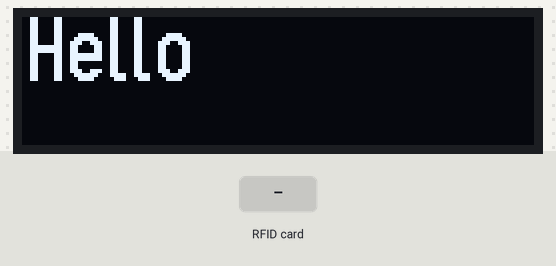
Bench run of a sketch on a simulated Arduino Uno, built with avr-gcc and run on an emulated ATmega328P. On the bench: 128×32 one-colour display. Inputs (shaded band) come from the test bench. What the sketch prints to the serial monitor is not drawn.

Above: at 0.1 s.
3.4 s: RFID card 5E 7A 19 C4 held to the reader
Timing chart, 0 to 6.4 s (numbered marks = the images above; inputs shaded):
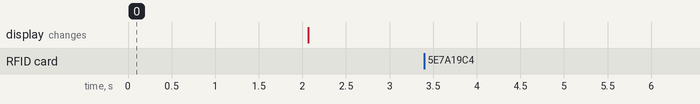

Measured:
- after the input at 3.4 s, every drawn part: stays the same

The sketch:

ReadRFID_UUID_OLED.ino
```cpp
#include "Commlib.h"
#include "OledLib.h"
#include "RFIDLib.h"

void setup()
{
  Serial.begin(9600);     // 啟動序列埠，設置傳輸速率為 9600 bps
  while (!Serial);        // 如果序列埠尚未開啟（如 ATMEGA32U4 架構），則持續等待
  initOLED() ;  //啟動OLED顯示器，並檢查是否成功啟動。
   _clearBuffer();   //清除之前畫圖等記憶體
   _setFont(u8g2_font_logisoso16_tf);  //設定字形
   _updateBuffer();    //更新oled畫面
  initRFID() ;//初始化RFID感測器函式
}

void loop()
{
  String tmp = "";  // 暫存用的變數，用來保存轉換後的 UID 數值
  String uidStr = "" ;// 暫存用的變數，用來保存轉換後的 UID 數值
  if (checkNewCard())//偵測新卡片讀入
  {
      return ;
  }
   if (checkReadRFIDSuccess())  //嘗試讀取卡片序列號（UID）是否成功
  {
      return ;
  }

  // 使用自訂函式 UUIDString()，輸出RFID Tag 常見的10位數字以內的卡值
  tmp = readRFIDUUID() ; //建立讀取RFID UUID卡號函式

  uidStr=readRFIDUUIDString() ;//建立讀取RFID UUID卡號函式(Byte內容字串回傳)

  // 輸出 UID 字串（十六進位格式）
  Serial.println(uidStr);

  // 輸出 UID 整數（十進位格式）
  Serial.println(tmp);

  PrintCardonOLED(tmp) ;  //顯示卡號在Oled上
  _updateBuffer();    //更新oled畫面
  delay(300); // 延遲 300 毫秒，避免過於頻繁的讀取
}
```

Commlib.h
```cpp
#define _Debug 1 // 除錯模式開啟 (1: 開啟, 0: 關閉)
#include <String.h> // 引入處理字串的函數庫

#define IOon HIGH
#define IOoff LOW


// 除錯訊息輸出函數 (不換行)
void DebugMsg(String msg)// 除錯訊息輸出函數 (不換行)
{
    if (_Debug != 0)  //除錯訊息(啟動)
    {
        Serial.print(msg) ; // 顯示訊息:msg變數內容
    }
}

// 除錯訊息輸出函數 (換行)
void DebugMsgln(String msg)// 除錯訊息輸出函數 (換行)
{
    if (_Debug != 0)  //除錯訊息(啟動)
    {
        Serial.println(msg) ; // 顯示訊息:msg變數內容
    }
}

//----------Common Lib
void GPIOControl(int GP,int cmd)  //GPIO 控制輸出高低電位函式
{
  // GP == GPIO 號碼
  //cmd =高電位或低電位 ，cmd =>1 then 高電位， cmd =>0 then 低電位
  if (cmd==1) //cmd=1 ===>GPIO is IOon
  {
      digitalWrite(GP,IOon);
  }
  else if(cmd==0) //cmd=0 ===>GPIO is IOoff
  {
      digitalWrite(GP,IOoff) ;
  }
}


// 計算 num 的 expo 次方
long POW(long num, int expo)
{
  long tmp = 1;  //暫存變數

  if (expo > 0) //次方大於零
  {
    for (int i = 0; i < expo; i++)  //利用迴圈累乘
  {
      tmp = tmp * num;  // 不斷乘以num
    }
    return tmp;   //回傳產生變數
  }
  else
  {
    return tmp;  // 若expo小於或等於0，返回1
  }
}

// 生成指定長度的空格字串
String SPACE(int sp)  //sp為傳入產生空白字串長度
{
  String tmp = "";  //產生空字串
  for (int i = 0; i < sp; i++)  //利用迴圈累加空白字元
  {
    tmp.concat(' ');  // 加入空格
  }
  return tmp; //回傳產生空白字串
}
//
// 將一個 unsigned long（無號長整數）轉換成字串（String）
String ULongtoString(unsigned long ll)
{
  /*
    這個函式的功能是：將一個 unsigned long（無號長整數）轉成 String 物件，
    這樣就能方便用來顯示在序列埠或儲存成字串資料。

    重要概念解釋：
    unsigned long ll:
    這是函式的參數，代表一個 32 位元的無號整數（範圍從 0 到 4,294,967,295）。
    通常這個型別會用來儲存時間（如 millis() 回傳值）或是像 RFID 的 UID。

    char ww[20]:
    C 語言的傳統字串是用「字元陣列」表示。
    這裡我們開一個 20 個字元空間的陣列，來存放轉換出來的數字字串。
    雖然 unsigned long 最多只有 10 位數（如 4294967295），但為保險（也可能加上結尾字元 \0），通常會給多一點空間。

    sprintf(ww, "%lu", ll)：
    sprintf 是一個類似 printf 的函式，它的功能是將數值格式化為字串並寫入陣列。
    %lu 是格式符號，意思是將 unsigned long 轉成十進位表示。
    最後結果會存到 ww 陣列中。

    return String(ww)：
    Arduino 提供的 String 類別可以從 C-style 字串建構出字串物件，方便日後操作。
    這裡將剛剛格式化的數字字串轉換成 String 並回傳。
*/
  // 宣告一個字元陣列（char array）ww，大小為 20，
  // 用來暫存格式化後的字串（這個大小足夠裝下轉換後的長數字）
  char ww[20];

  // 使用 sprintf 函式將 unsigned long ll 的數值格式化為十進位字串，
  // %lu 代表「以 unsigned long 格式印出為十進位」
  sprintf(ww, "%lu", ll);

  // 將格式化後的 C-style 字串（ww）轉換為 Arduino 的 String 物件並回傳
  return String(ww);
}

// 生成指定長度的字元C字串
String genstr(char c,int sp)  //sp為傳入產生空白字串長度
{
  String tmp = "";  //產生空字串
  for (int i = 0; i < sp; i++)  //利用迴圈累加空白字元
  {
    tmp.concat(c);  // 加入空格
  }
  return tmp; //回傳產生空白字串
}


// 轉換數字為指定長度與進位制的字串，並補零
String strzero(long num, int len, int base)
{
  //num 為傳入的數字
  //len為傳入的要回傳字串長度之數字
  // base 幾進位
  String retstring = String("");  //產生空白字串
  int ln = 1; //暫存變數
  int i = 0;  //計數器
  char tmp[10]; //暫存回傳內容變數
  long tmpnum = num;  //目前數字
  int tmpchr = 0; //字元計數器
  char hexcode[] = {'0','1','2','3','4','5','6','7','8','9','A','B','C','D','E','F'};
  //產生字元的對應字串內容陣列
  while (ln <= len) //開始取數字
  {
    tmpchr = (int)(tmpnum % base);  //取得第n個字串的數字內容，如1='1'、15='F'
    tmp[ln - 1] = hexcode[tmpchr];  //根據數字換算對應字串
    ln++;
    tmpnum = (long)(tmpnum / base); // 求剩下數字
  }
  for (i = len - 1; i >= 0; i--)
  {
    retstring.concat(tmp[i]);//連接字串
  }
  return retstring;  //回傳內容
}


// 轉換指定進位制的字串為數值
unsigned long unstrzero(String hexstr, int base)
{
  String chkstring; //暫存字串
  int len = hexstr.length();  // 取得長度
  unsigned int i = 0;
  unsigned int tmp = 0; //取得文字之字串位置變數
  unsigned int tmp1 = 0;  //取得文字之對應字串位置變數
  unsigned long tmpnum = 0; //目前數字
  String hexcode = String("0123456789ABCDEF");   //產生字元的對應字串內容陣列
  for (i = 0; i < len; i++)
  {
    hexstr.toUpperCase(); //先轉成大寫文字
    tmp = hexstr.charAt(i); //取第i個字元
    tmp1 = hexcode.indexOf(tmp);  //根據字元，判斷十進位數字
    tmpnum = tmpnum + tmp1 * POW(base, (len - i - 1));  //計算數字
  }
  return tmpnum;  //回傳內容
}


// 轉換數字為 16 進位字串，若小於 16 則補 0
String print2HEX(int number)
{
  String ttt;   //暫存字串
  if (number >= 0 && number < 16) //判斷是否在區間
  {
    ttt = String("0") + String(number, HEX);  //產生前補零之字串
  }
  else
  {
    ttt = String(number, HEX);//產生字串
  }
  return ttt; //回傳內容
}

// 將 char 陣列轉為字串
String chrtoString(char *p)
{
    String tmp; //暫存字串
    char c; //暫存字元
    int count = 0;  //計數器
    while (count < 100) //100個字元以內
    {
        c = *(p+count); //取得字串之每一個字元內容
        if (c != 0x00)  //是否未結束
        {
            tmp.concat(String(c));  //字元累積到字串
        }
        else
        {
            return tmp; //回傳內容
        }
        count++;  // 計數器加一
    }
     return tmp; //回傳內容
}

// 複製 String 到 char 陣列
void CopyString2Char(String ss, char *p)
{
  if (ss.length() <= 0) //是否為空字串
  {
    *p = 0x00;  //加上字元陣列結束0x00
    return; //結束
  }
  ss.toCharArray(p, ss.length() + 1); //利用字串轉字元命令
}

// 比較兩個 char 陣列是否相同
boolean CharCompare(char *p, char *q)
{
  // *p第一字元陣列的指標 :陣列第一字元的字元指標(用&chararray[0]取得)
  boolean flag = false; //是否結束旗標
  int count = 0;  //計數器
  int nomatch = 0;  //不相同比對計數器
  while (count < 100)  ////是否結束
  {
      if (*(p + count) == 0x00 || *(q + count) == 0x00) //是否結束
          break;  //離開
      if (*(p + count) != *(q + count)) //比較不同
      {
          nomatch++;      //不相同比對計數器累加
      }
      count++;    //計數器累加
  }
  return nomatch == 0;  //回傳是否有不同
}

// 將 double 轉為字串，保留指定小數位數
String Double2Str(double dd, int decn)
{
  //double dd==>傳入之浮點數
  //int decn==>傳入之保留指定小數位數
  int a1 = (int)dd; // 先取整數位數字
  int a3;   //小數點站存變數
  if (decn > 0) //保留指定小數位數大於零
  {
      double a2 = dd - a1;  //取小數位數字
      a3 = (int)(a2 * pow(10, decn)); // 將取得之小數位數字放大10的decn倍
  }
  if (decn > 0) //保留指定小數位數大於零
  {
      return String(a1) + "." + String(a3);
      //將整數位轉乘之文字+小數點+小數點之擴大長度之數字轉換文字==>產生新字串回傳
  }
  else
  {
      return String(a1);//將整數位轉乘之文字==>產生新字串回傳
  }
}
```

OledLib.h
```cpp
#include <Arduino.h>  //引入Arduino核心程式庫，提供基本的Arduino功能支援。
#include <U8g2lib.h>  //引入U8g2庫，用於控制OLED顯示器（如SSD1306）。
#include <SPI.h>  //引入SPI通訊程式庫，支援SPI介面的硬體通訊。
#include <Wire.h> //引入I2C通訊程式庫，支援I2C介面的硬體通訊。
//https://www.arduinolibraries.info/libraries/u8g2
//--------------------
void _update();   //更新螢幕，更新圖形記憶體內容到螢幕，將緩衝區的資料傳送到顯示器。
void _updateBuffer();   //更新圖型記憶體內容到畫面
void _setI2CAddress(int adr);   //設定螢幕的I2C位址，用於指定與哪個I2C設備通訊。
void _initDisplay();   //begin()起始螢幕必用函數,初始化OLED顯示器，是啟動螢幕時必須呼叫的函數。
void initOLED();   //啟動OLED顯示器，並檢查是否成功啟動。
void _setCursor(int x, int y);   //設定目前文字游標的位置，指定後續文字顯示的起點。
void _setDrawColor(int color);   //設定目前的繪圖顏色，影響後續繪製圖形或文字的顯示效果。
int _getWidth();   //取得螢幕的寬度（以像素為單位）。
int _getHeight();  //取得螢幕的高度（以像素為單位）。
int _getMaxCharWidth();  //取得目前字形（字體）的最大寬度
int _getMaxCharHeight(); //取得目前字形的最大高度。
int _getCharWidth(); //取得目前字形的寬度（以空格字符為基準）
int _getUTF8Width(); //取得目前UTF-8字元的寬度（以空格字符為基準）。
void _clearDisplay();  //清除螢幕上的所有顯示內容。
void _setContrast(int t);    //設定螢幕的對比度。
void _clearOled(); //清除OLED螢幕的顯示內容。
void _clearBuffer();   //清除圖形緩衝區中的內容（不影響當前顯示，直到更新）。
void _Box(int x, int y, int w,int h);  //在指定位置繪製一個方形。
void _Circle(int x, int y, int r);  //在指定位置繪製一個圓形。
void _Ellipse(int x, int y, int rx,int ry);    //在指定位置繪製一個橢圓形。
void _FilledEllipse(int x, int y, int rx,int ry);    //在指定位置繪製一個填充的橢圓形
void _Triangle(int x1, int y1, int x2, int y2,int x3, int y3);   //繪製一個三角形。
void _HLine(int x, int y, int l);  //繪製一條水平線。
void _VLine(int x, int y, int l);    //繪製一條垂直線。
void _Line(int x1, int y1, int x2, int y2);    //繪製一條任意方向的直線
void _Point(int x, int y);   //在指定位置繪製一個像素點
void _setFont(const uint8_t *font_8x8);    //設定顯示文字時使用的字形（字體）。
void _setFontDirection(int dir);     //設定文字顯示的方向。
void _setFontMode(int is_transparent);   //設定文字的透明模式。
void _TPrint(int x, int y,  const char *ss);   // 在指定位置輸出文字。
void _TextPrint(int x, int y,  const char *ss, const uint8_t *font_8x8);   // 在指定位置使用指定字形輸出文字。
void _UTF8Print(int x, int y,  const char *ss, const uint8_t *font_8x8);   // 在指定位置使用指定字形輸出UTF-8編碼的文字。
void _Print(const char *ss);   // 不指定位置直接輸出文字（從當前游標位置開始）。
//--------------
// all font document ref URL:https://github.com/olikraus/u8g2/wiki/u8g2reference
U8G2_SSD1306_128X32_UNIVISION_F_HW_I2C u8g2(U8G2_R0);
//宣告一個U8g2物件u8g2，用於控制128x32像素的SSD1306 OLED顯示器，採用硬體I2C通訊，螢幕方向為0度（不旋轉）


void _update()   //更新螢幕，將目前的顯示內容刷新到OLED螢幕上。
{
  u8g2.updateDisplay();
  //呼叫u8g2.updateDisplay()，將記憶體中的顯示資料同步到螢幕
}
void _updateBuffer()////更新螢幕，更新圖形記憶體內容到螢幕，將緩衝區的資料傳送到顯示器。
{
  u8g2.sendBuffer();
  //呼叫u8g2.sendBuffer()，將緩衝區中的圖形資料顯示出來。
}
void _setI2CAddress(int adr)//設定螢幕的I2C位址，用於指定與哪個I2C設備通訊。
{
  u8g2.setI2CAddress(adr);
  //呼叫u8g2.setI2CAddress(adr)，參數adr為目標I2C位址。
}
void _initDisplay() //初始化OLED顯示器，是啟動螢幕時必須呼叫的函數。
{
  u8g2.initDisplay();
  //呼叫u8g2.initDisplay()，進行顯示器的基本初始化。
}
void initOLED()   //啟動OLED顯示器，並檢查是否成功啟動。
{
    if (!u8g2.begin())   //如果 OLED  顯示器沒有啟動成功
    {
      Serial.println("Couldn't find OLED!");    //印出 "Couldn't find sensor!"
      //找不到 OLED  顯示器
      while (1);  //永遠死在這
    }
     Serial.println("init OLED successful!");//如果成功，列印「init OLED successful!」。
    _setFont(u8g2_font_logisoso16_tf);  //設定字形
    _TPrint(1,16,"Hello");  //(50, 15) 顯示Hello。
    _updateBuffer();    //更新oled畫面
    delay(2000) ;
    _clearBuffer();   //清除之前畫圖等記憶體
    _updateBuffer();    //更新oled畫面
   // _initDisplay() ;
}
void _setCursor(int x, int y) //設定目前文字游標的位置，指定後續文字顯示的起點。
{
   u8g2.setCursor(x,y);
   //呼叫u8g2.setCursor(x, y)，參數x和y為螢幕上的座標。
}
void _setDrawColor(int color) //設定目前的繪圖顏色，影響後續繪製圖形或文字的顯示效果。
{
/*
Font Mode  Draw Color  Glyph Foreground Color  Glyph Background Color
呼叫u8g2.setDrawColor(color)，color值可為：
0：黑色。
1：白色。
2：XOR模式（異或運算，用於反轉顯示）。
 */

   u8g2.setDrawColor(color);
}

int _getWidth()//取得螢幕的寬度（以像素為單位）。
{
   return u8g2.getDisplayWidth();
   //呼叫u8g2.getDisplayWidth()，回傳螢幕寬度。
}
int _getHeight()//取得螢幕的高度（以像素為單位）。
{
   return u8g2.getDisplayHeight();
   //呼叫u8g2.getDisplayHeight()，回傳螢幕高度。
}
int _getMaxCharWidth()  //取得目前字形（字體）的最大寬度
{
   return u8g2.getMaxCharWidth();
   //呼叫u8g2.getMaxCharWidth()，回傳字形最大寬度。
}
int _getMaxCharHeight()//取得目前字形的最大高度。
{
   return u8g2.getMaxCharHeight();
}
int _getCharWidth()//取得目前字形的寬度（以空格字符為基準
{
   return u8g2.getStrWidth(" ");
   //呼叫u8g2.getMaxCharHeight()，回傳字形最大高度。
}

int _getUTF8Width() //取得目前字形的寬度（以空格字符為基準）
{
   return u8g2.getUTF8Width(" ");
   //呼叫u8g2.getUTF8Width(" ")，回傳UTF-8字符寬度。
}
void _clearDisplay()//清除螢幕上的所有顯示內容。
{
  u8g2.clearDisplay();
  u8g2.sendBuffer();         // transfer internal memory to the display
  //呼叫u8g2.clearDisplay()並使用u8g2.sendBuffer()更新顯示
}
void _setContrast(int t)//設定螢幕的對比度。
{
  u8g2.setContrast(t);         // transfer internal memory to the display
  //呼叫u8g2.setContrast(t)，參數t範圍通常為0到255，數值越大對比度越高
}
void _clearOled()//清除OLED螢幕的顯示內容。
{
  u8g2.clear();
  u8g2.sendBuffer();         // transfer internal memory to the display
  //呼叫u8g2.clear()並使用u8g2.sendBuffer()更新。
}

void _clearBuffer()//清除圖形緩衝區中的內容（不影響當前顯示，直到更新）
{
  u8g2.clearBuffer();
  u8g2.sendBuffer();  // Use sendBuffer to transfer the cleared frame buffer to the display.
  //呼叫u8g2.clearBuffer()並使用u8g2.sendBuffer()更新顯示。
 }

/*
void drawBitMap(int x, int y, int cnt,int h, static unsigned char bitmap)
{

//   x: X-position (left position of the bitmap).
//  y: Y-position (upper position of the bitmap).
//  cnt: Number of bytes of the bitmap in horizontal direction. The width of the bitmap is cnt*8.
//  h: Height of the bitmap.
//  bitmap: Pointer to the start of the bitmap.

  u8g2.drawBox(x,y,cnt,h,bitmap);
 }
*/
void _Box(int x, int y, int w,int h)//在指定位置繪製一個方形。
{
  /*
    功能：在指定位置繪製一個方形。
    參數：
    x：方形左上角的X座標。
    y：方形左上角的Y座標。
    w：方形的寬度。
    h：方形的高度。
    實現：呼叫u8g2.drawBox(x, y, w, h)。
   */
  u8g2.drawBox(x,y,w,h);
 }
void _Circle(int x, int y, int r)//在指定位置繪製一個圓形。
{
  /*
    功能：在指定位置繪製一個圓形。
    參數：
    x：圓心X座標。
    y：圓心Y座標。
    r：圓的半徑。
    實現：呼叫u8g2.drawCircle(x, y, r, U8G2_DRAW_ALL)，繪製完整圓形。
    .
   */
  u8g2.drawCircle(x,y,r,U8G2_DRAW_ALL);
  //呼叫u8g2.drawCircle(x, y, r, U8G2_DRAW_ALL)，繪製完整圓形。
 }

void _Ellipse(int x, int y, int rx,int ry)//在指定位置繪製一個橢圓形
{
  /*
    功能：在指定位置繪製一個橢圓形。
    參數：
    x：橢圓中心X座標。
    y：橢圓中心Y座標。
    rx：橢圓X方向的半徑。
    ry：橢圓Y方向的半徑。
    實現：呼叫u8g2.drawEllipse(x, y, rx, ry, U8G2_DRAW_ALL)，繪製完整橢圓。
    .
   */
  u8g2.drawEllipse(x,y,rx,ry,U8G2_DRAW_ALL);
  //呼叫u8g2.drawEllipse(x, y, rx, ry, U8G2_DRAW_ALL)，繪製完整橢圓。
 }

void _FilledEllipse(int x, int y, int rx,int ry)//在指定位置繪製一個填充的橢圓形。
{
  /*
    功能：在指定位置繪製一個填充的橢圓形。
    參數：
    x：橢圓中心X座標。
    y：橢圓中心Y座標。
    rx：橢圓X方向的半徑。
    ry：橢圓Y方向的半徑。
    實現：呼叫u8g2.drawFilledEllipse(x, y, rx, ry, U8G2_DRAW_ALL)。
   */
  u8g2.drawFilledEllipse(x,y,rx,ry,U8G2_DRAW_ALL);
  //呼叫u8g2.drawFilledEllipse(x, y, rx, ry, U8G2_DRAW_ALL)。
}
void _Triangle(int x1, int y1, int x2, int y2,int x3, int y3)//繪製一個三角形。
{
  //繪製一個三角形。
  /*
  功能：繪製一個三角形。
  參數：
  x1, y1：第一個頂點座標。
  x2, y2：第二個頂點座標。
  x3, y3：第三個頂點座標。
  實現：呼叫u8g2.drawTriangle(x1, y1, x2, y2, x3, y3)。
     */
  u8g2.drawTriangle(x1,y1,x2,y2,x3,y3);
  //呼叫u8g2.drawTriangle(x1, y1, x2, y2, x3, y3)。
 }
void _HLine(int x, int y, int l)//繪製一條水平線。
{
  /*
  功能：繪製一條水平線。
  參數：
  x：起點X座標。
  y：起點Y座標。
  l：線的長度。
  實現：呼叫u8g2.drawHLine(x, y, l)。
     */
  u8g2.drawHLine(x,y,l);
  //呼叫u8g2.drawHLine(x, y, l)。
 }
void _VLine(int x, int y, int l)//繪製一條垂直線。
{
  /*
    功能：繪製一條垂直線。
    參數：同上，l為垂直長度。
    實現：呼叫u8g2.drawVLine(x, y, l)。
       */
  u8g2.drawVLine(x,y,l);
  //呼叫u8g2.drawHLine(x, y, l)。
 }
void _Line(int x1, int y1, int x2, int y2)//繪製一條任意方向的直線。
{
  /*
  功能：繪製一條任意方向的直線。
  參數：
  x1, y1：起點座標。
  x2, y2：終點座標。
  實現：呼叫u8g2.drawLine(x1, y1, x2, y2)。
   */
  u8g2.drawLine(x1,y1,x2,y2);
  //呼叫u8g2.drawLine(x1, y1, x2, y2)。
 }

void _Point(int x, int y)//在指定位置繪製一個像素點。
{
  /*
  功能：在指定位置繪製一個像素點。
  參數：
  x：X座標。
  y：Y座標。
  實現：呼叫u8g2.drawPixel(x, y)。

   */
  u8g2.drawPixel(x,y);
  //呼叫u8g2.drawPixel(x, y)。
 }
void _setFont(const uint8_t *font_8x8)//設定顯示文字時使用的字形（字體）。
{
   u8g2.setFont(font_8x8);
   //呼叫u8g2.setFont(font_8x8)，參數為字形資料指標。
}
void _setFontDirection(int dir)//設定文字顯示的方向
{
  /*
  功能：設定文字顯示的方向。
  參數：
  0：0度（左到右）。
  1：90度（上到下）。
  2：180度（右到左）。
  3：270度（下到上）。
  實現：呼叫u8g2.setFontDirection(dir)
*/
   u8g2.setFontDirection(dir);
   //呼叫u8g2.setFontDirection(dir)。
}
void _setFontMode(int is_transparent)//設定文字的透明模式。
{
  /*
   功能：設定文字的透明模式。
    參數：
    0：不透明（實心背景）。
    1：透明（背景不繪製）。
    實現：呼叫u8g2.setFontMode(is_transparent)。
    */
   u8g2.setFontMode(is_transparent);
   //呼叫u8g2.setFontMode(is_transparent)。
}

void _TPrint(int x, int y,  const char *ss)//在指定位置輸出文字。
{
  /*
  功能：在指定位置輸出文字。
  參數：
  x, y：文字起點座標。
  ss：要顯示的文字字串。
  實現：呼叫u8g2.drawStr(x, y, ss)。

   */
  u8g2.drawStr(x,y,ss);
  //呼叫u8g2.drawStr(x, y, ss)
 }

void _TextPrint(int x, int y,  const char *ss, const uint8_t *font_8x8)//在指定位置使用指定字形輸出文字。
{
  /*
  功能：在指定位置使用指定字形輸出文字。
  參數：同上，額外指定font_8x8字形。
  實現：先呼叫u8g2.setFont(font_8x8)設定字形，再呼叫u8g2.drawStr(x, y, ss)。

   */
   u8g2.setFont(font_8x8);
   //指定font_8x8字形
  u8g2.drawStr(x,y,ss);
  //呼叫u8g2.drawStr(x, y, ss)。

 }
void _UTF8Print(int x, int y,  const char *ss, const uint8_t *font_8x8)//在指定位置使用指定字形輸出UTF-8編碼的文字。
{
  /*
  功能：在指定位置使用指定字形輸出UTF-8編碼的文字。
  參數：同上，ss為UTF-8編碼字串。
  實現：與_TextPrint相同，假設字形支援UTF-8。
   */
   u8g2.setFont(font_8x8);
      //指定font_8x8字形
  u8g2.drawStr(x,y,ss);
  //呼叫u8g2.drawStr(x, y, ss)。
 }

void _Print(const char *ss)//不指定位置直接輸出文字（從當前游標位置開始）。
{
  /*
  功能：不指定位置直接輸出文字（從當前游標位置開始）。
  參數：
  ss：要顯示的文字字串。
  實現：呼叫u8g2.print(ss)
   */

  u8g2.print(ss);
  //呼叫u8g2.print(ss)
 }
```

Source omitted: RFIDLib.h (3558 bytes)
